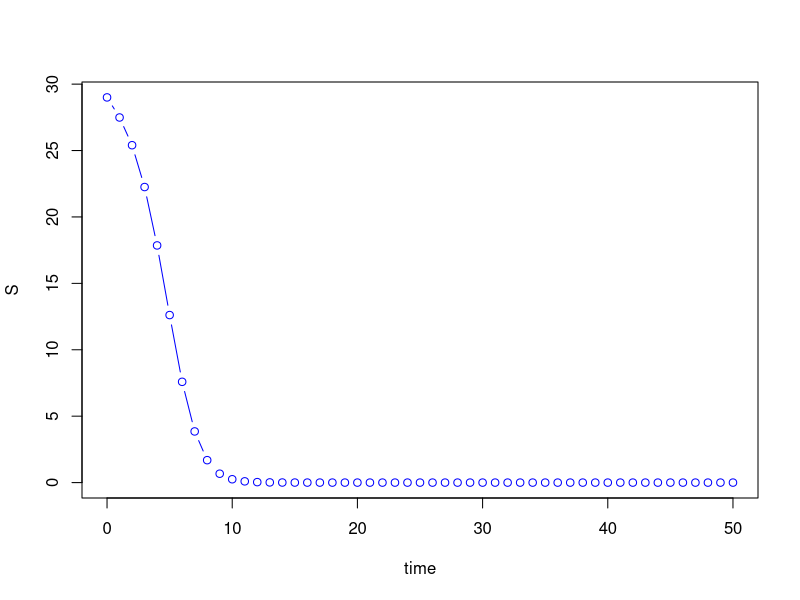

This chart was generated by the following R code: (Note: this script raises an error after producing the figure.)
install.packages("deSolve")
library(deSolve) # using the "ode" function


###### SEIR model without vaccination #######################################
# susceptible-beta - > exposed - latent period -> infection -infectious period-> recovered
seir_model = function (current_timepoint, state_values, parameters)
{
  # create state variables (local variables)
  S = state_values [1]        # susceptibles
  E = state_values [2]        # exposed
  I = state_values [3]        # infectious
  R = state_values [4]        # recovered
  
  with ( 
    as.list (parameters),     # variable names within parameters can be used 
    {
      # compute derivatives
      dS = (-beta * S * I)/N
      dE = (beta * S * I)/N - (delta * E)
      dI = (delta * E) - (gamma * I)
      dR = (gamma * I)
      
      # combine results
      results = c (dS, dE, dI, dR)
      list (results)
    }
  )
}

#Parameters

contact_rate = 10                     # number of contacts per day
transmission_probability = 0.07       # transmission probability
infectious_period = 14                 # infectious period
latent_period = 2                     # latent period

#Compute values of beta (tranmission rate) and gamma (recovery rate).

beta_value = 1.5 #contact_rate * transmission_probability
gamma_value = 1 / infectious_period
delta_value = 1 / latent_period

#Compute Ro - Reproductive number.

Ro = beta_value / gamma_value

#Disease dynamics parameters.

parameter_list = c (beta = beta_value, gamma = gamma_value, delta = delta_value)

#Initial values for sub-populations.

W = 29       # susceptible hosts
X = 0           # exposed hosts
Y = 1           # infectious hosts
Z = 0           # recovered hosts

#Compute total population.

N = W + X + Y + Z

#Initial state values for the differential equations.

initial_values = c (S = W, E = X, I = Y, R = Z)

#Output timepoints.

timepoints = seq (0, 50, by=1)

#Simulate the SEIR epidemic.

output = data.frame(ode(initial_values, timepoints, seir_model, parameter_list))
output[1,2]

#Plot dynamics of Susceptibles sub-population.

plot (S ~ time, data = output, type='b', col = 'blue')       


######################################################################
######### link model  ################################
result2 <- data.frame(matrix(nrow = t, ncol = 3))
colnames(result2) <- c("day", "sus", "inf")


linkmodel<-function (dat,t){
  for(i in seq(t)){ # loop for each time increment
    #dat=farm
    is.inf <- which(sapply(dat, function(x) x$pop_sus < x$pop)) #infection farm 
    ID.inf <-sapply(dat[c(is.inf)], function(x) x$ID ) # infection ID
    is.sus <- which(sapply(dat, function(x) x$pop_sus == x$pop)) #susceptible farm 
    ID.sus <-sapply(dat[c(is.sus)], function(x) x$ID ) # susceptible ID
    
    for(k in is.inf){ #loop for each infection individual
      dat[[k]]$infduration <-dat[[k]]$infduration+1
       N = dat[[k]]$pop
      timepoints = seq (0, i, by=1)
      initial_values = c (S = dat[[k]]$pop_sus, E = dat[[k]]$pop_exposed, I = dat[[k]]$pop_inf, R = dat[[k]]$pop_recover)
      within<-data.frame (ode(initial_values, timepoints, seir_model, parameter_list))
      dat[[k]]$pop_sus = within [i,2]
      dat[[k]]$pop_exposed = within [i,3]
      dat[[k]]$pop_inf = within [i,4]
      dat[[k]]$pop_recover = within [i,5]
      } 
    
       for(j in is.sus){ #loop for each susceptible individual
        probinf <-rbinom(n=1, size =1, prob = 1-exp(-sum(kernelmatrixlong$value[kernelmatrixlong$sus %in% c(dat[[j]]$ID) & kernelmatrixlong$inf %in% c(ID.inf) ])))  # calculate pob of infection for each sus ceptible individual
        dat[[j]]$pop_exposed <-ifelse(probinf==1, 1 ,0)
        dat[[j]]$status <-ifelse(probinf ==1, "inf" ,dat[[j]]$status)
       } 
    result2$day[i] <- i
    result2$sus[i] <- length(which(sapply(dat, function(x) x$status) == "sus")) #susceptible farm
    result2$inf[i]<-length(which(sapply(dat, function(x) x$status) == "inf")) #inf farm
    }
      list(dat,result2)
      }
  
  
output<-linkmodel(dat=farm,t=10)
